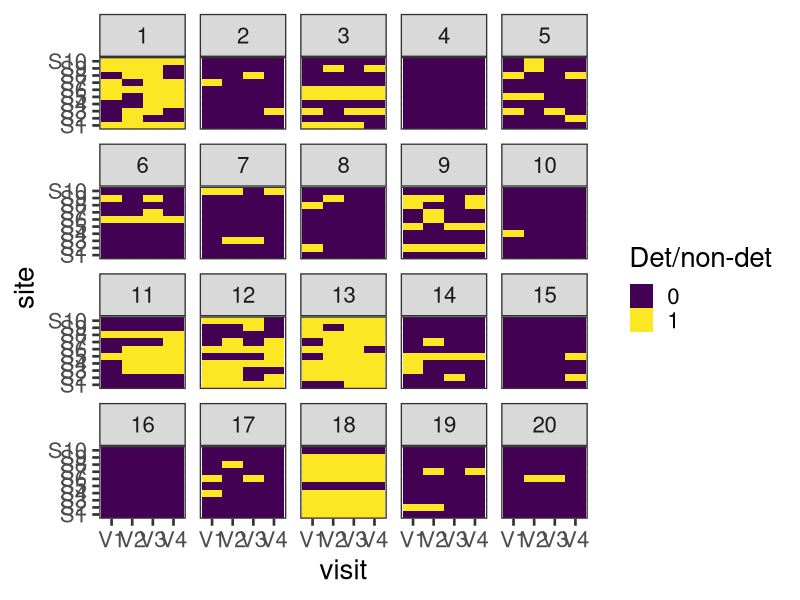
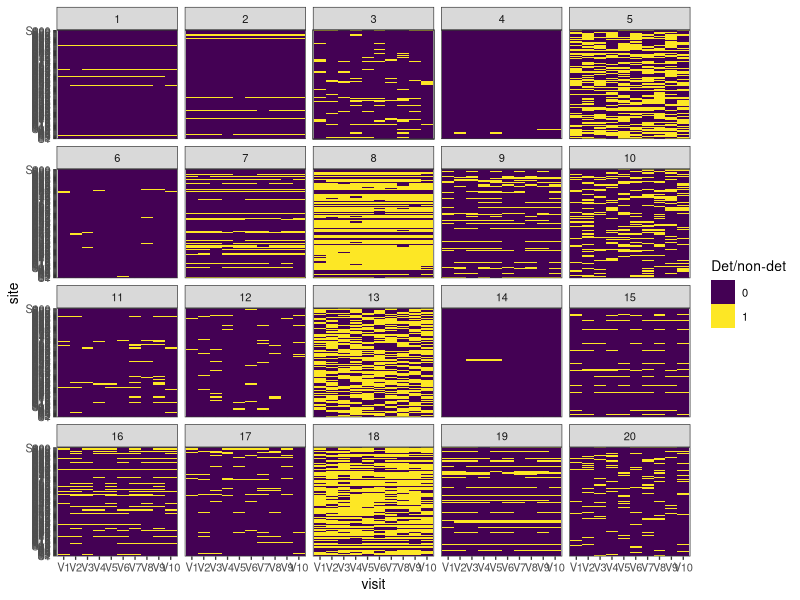
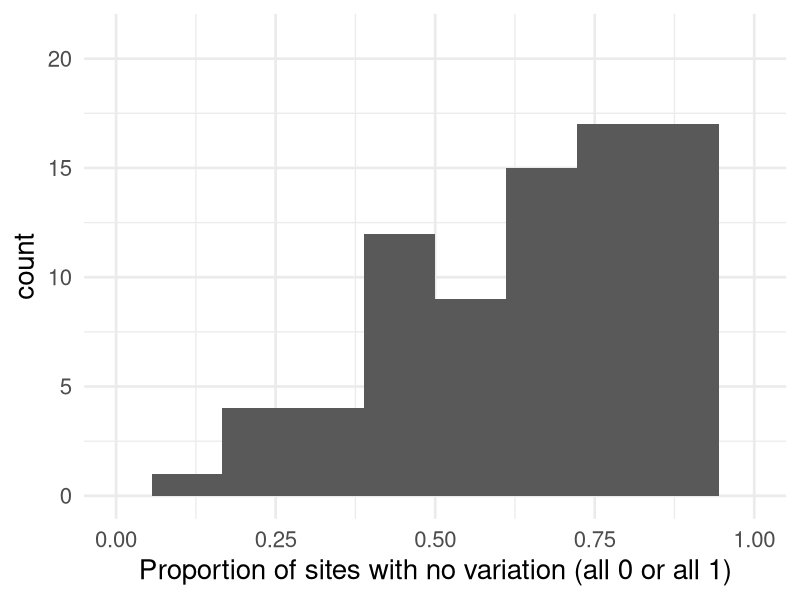
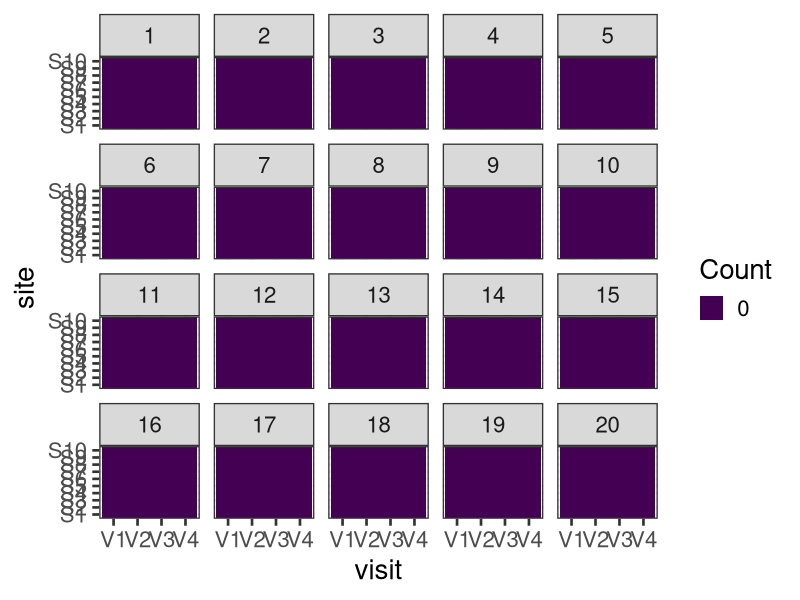
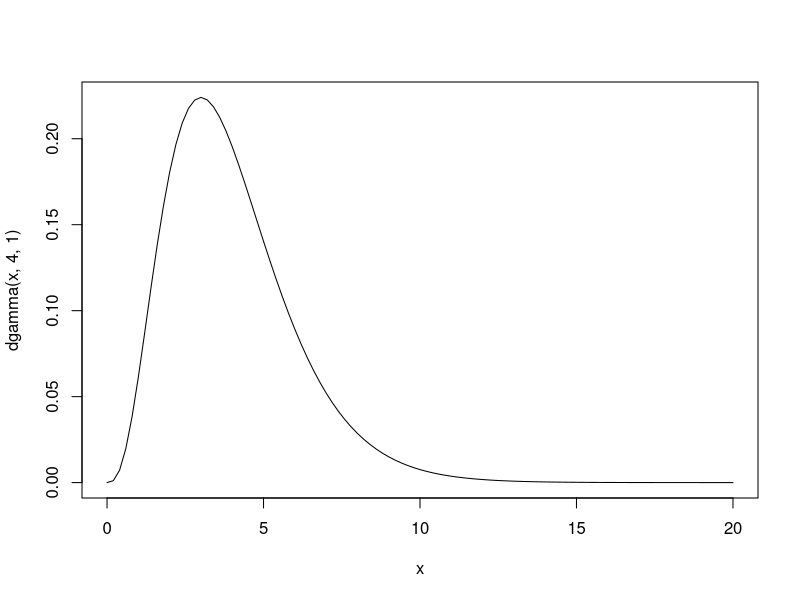

Write the R code that produced these figures, in order. (Note: this script raises an error after producing the figures.)
#################################
##  Prior-predictive heatmaps  ##
#################################

library(tidyverse)
library(patchwork)

# sampling model for binomial RV
gen_binom <- function(z, p, nvisit){
  out <- rbinom(n = nvisit, size = 1, prob = z*p)
}

################################
## Standard occupancy model #### 
################################
# function to generate prior predictive data under 
# Z_i ~ Bern(psi), i = 1,2,3,...,nsite
# Y_{i,1:j}|Z_i ~ Binom(n = nvisit, prob = p*z_i), j = 1,2,...,nvisit
# psi ~ beta(a_psi,b_psi)
# p ~ beta(a_p, b_p)

prior_pred_y <- function(a_psi = 1, b_psi = 1, 
                         a_p = 1, b_p = 1, 
                         nsite = 10, nvisit = 4){
  # priors
  psi <- rbeta(n = 1, shape1 = a_psi, shape2 = b_psi)
  p <- rbeta(n = 1, shape1 = a_p, shape2 = b_p)
  
  # generate data 
  z <- rbinom(n = nsite, size = 1, prob = psi)
  y <- matrix(nrow = nsite, ncol = nvisit)
  y <- t(apply(cbind(z), 1, gen_binom, p = p, nvisit = nvisit))
  out <- list(dg_psi = psi, dg_p = p, y = y, z = z)
  return(out)
}

# prior predictive datasets for user-provided priors on psi and p
prior_pred_occu <- function(nsim, 
                            a_psi = 1, b_psi = 1, 
                            a_p = 1, b_p = 1, 
                            nsite = 10, nvisit = 4){
  pp_occu <- rep(NA, nsim)
  pp_det <- rep(NA, nsim)
  plot_df <- tibble::tibble()
  for(i in 1:nsim){
    prior_gen <- prior_pred_y(a_psi = a_psi, 
                              b_psi = b_psi, 
                              a_p = a_p, b_p = b_p, 
                              nsite = nsite, 
                              nvisit = nvisit)
    
    # these are not correct ests, just thinking about viz 
    ppy <- data.frame(prior_gen$y)
    names(ppy) <- paste0("V", 1:nvisit)
    naive_det <- apply(ppy, 1, sum)/nvisit
    pp_det[i] <- mean(naive_det[which(naive_det > 0)])
    pp_occu[i] <- mean(apply(ppy, 1, sum) > 0)
    
    df_pp <- ppy |>
      dplyr::mutate(site = factor(paste0("S", 1:nsite), 
                                  levels = paste0("S", 1:nsite)), 
                    iter = i, 
                    z_state = prior_gen$z) |>
      tidyr::pivot_longer(cols = 1:nvisit, names_to = "visit", 
                          values_to = "y")
    plot_df <- rbind(plot_df, df_pp)
  }
  out <- list(plot_df = plot_df,
              pp_occu = pp_occu,
              pp_det = pp_det)
  return(out)
}

# function for plotting heatmaps
pp_plot <- function(df){
  df |> ggplot2::ggplot(ggplot2::aes(x = visit, y = site, fill = factor(y))) +
    ggplot2::geom_tile() + scale_fill_viridis_d() +
    labs(fill = "Det/non-det") + 
    facet_wrap(~iter) 
}

# Create figure 1
set.seed(7292025)
pp_heat_occu <- prior_pred_occu(20)

pp_heat_occu$plot_df |> 
  pp_plot() + 
  theme_bw(base_size = 20) 

# how does this translate visually for more sites and more visits? 
set.seed(10126)
pp_heat_occu_more_site_visits <- prior_pred_occu(nsim = 20, nvisit = 10, nsite = 100)

# visually still quite useful
pp_heat_occu_more_site_visits$plot_df |> 
  # relevel sites and visits
  mutate(site = factor(site, levels = paste0("S", 1:100)), 
         visit = factor(visit, levels = paste0("V", 1:10))) |> 
  pp_plot() + 
  theme_bw(base_size = 10) 


# Create figure 2 
# function for summarizing the proportion of 
# sites without variation in the detection history for 
# a given set of prior predictive datasets
prior_pred_novar <- function(plot_df, ...){
  site_visit <- plot_df |> 
    group_by(site, iter) |> 
    summarise(num_y = length(unique(y)))
  df_novar <- site_visit |> 
    group_by(iter) |> 
    summarise(prop_novar = table(num_y)[1]/length(unique(site)))
  out <- df_novar |> tibble()
  return(out)
}


set.seed(72920252)
# generate 100 pp datasets with n = 10, J = 4
# p ~ beta(1,1) and psi ~ beta(1,1) (default settings for args in prior_pred_occu)
pp_occu_novar <- prior_pred_occu(100)

# run prior-predictive assessment with T = # of sites with dh of (0,0,0,0) or (1,1,1,1)
novar <- prior_pred_novar(pp_occu_novar$plot_df)

# create visualization (Fig 2)
novar |> ggplot(aes(x = prop_novar)) + 
  geom_histogram(bins = 10) + 
  theme_minimal(base_size = 20) +
  xlab("Proportion of sites with no variation (all 0 or all 1)") + 
  xlim(c(0,1)) 


######################### 
## N-mixture models. ####
#########################

# sampling model for typical N-mixture models
# the paper focuses on the two options for the distribution 
# of the state process model Poisson/Binomial and NegativeBinomial/Binomial 
# N-mixture models.
# this function is general enough to also consider Poisson/Poisson N-mixture models
# Poisson/binomial 
# N ~ Poisson(lambda)
# Y|N= n ~ Binomial(n, p)

# Negative Binomial state 
# N ~ NegativeBinomial(mu sigma)
# Y|N= n ~ Binomial(n, p)

# Poisson/Poisson 
# N ~ Piosson(lamba)
# Y|N = n ~ Piosson(phi*lambda)
gen_nmix <- function(nsite = 10, nvisit = 4, p = 0.5, phi = 0.5, sig_nb = 1, 
                     lambda = 12, lhood = "pois", obs = "binom"){
  if (lhood == "pois"){ 
    n <- rpois(n  = nsite, lambda = lambda)
    if (obs == "binom"){
      ct <- apply(cbind(n),1, function(x){rbinom(n = nvisit, size = x, prob = p)}) 
      out <- list(y = t(ct), n = n, p = p, lambda = lambda)
    } else{
      ct <- apply(cbind(n),1, function(x){rpois(n = nvisit, lambda = x*phi)})
      out <- list(y = t(ct), n = n, phi = phi, lambda = lambda)
    } 
  } else {
    # Neg binomial process model
    n <- rnbinom(n = nsite, size = sig_nb, mu = lambda)
    # binomial obs model 
    ct <- apply(cbind(n),1, function(x){rbinom(n = nvisit, size = x, prob = p)})  
    out <- list(y = t(ct), n = n, lambda = lambda, sig_nb = sig_nb)
  }
  
  message(paste("state model:", lhood))
  message(paste("obs model:", obs))
  return(out)
}

# prior pred nmix; "default priors" from Kery and Royle (2016)
# lambda ~ gamma(0.001, 0.001)
# p ~ beta(1,1)
# no priors in book for NB because they use RE to induce OD in their Bayesian analysis, 
# spAbundance uses, mu ~ gamma(0.001, 0.001) sigma ~ unif(0,100) 

## FUNCTION: prior_pred_y_nmix
##      args: hyper prior values for all potential priors 
##.           in typical nmix models std, negbinom, pois-pois
##      RETURNS: prior predicted data based on model specification
prior_pred_y_nmix <- function(a_lambda = 0.001, b_lambda = 0.001, 
                              a_p = 1, b_p = 1, 
                              nsite = 10, nvisit = 4, 
                              a_phi = 1, b_phi = 1, 
                              a_sig_nb = 0, b_sig_nb = 100,  
                              lhood = "pois", obs = "binom"){
  # generate pp data for pois-binom or pois-pois
  if (lhood == "pois"){ 
    # get draw from prior for pois samp model 
    lambda <- rgamma(n = 1, shape = a_lambda, rate = b_lambda)
    if (obs == "binom"){
      # pois binom prior
      p <- rbeta(n = 1, shape1 = a_p, shape2 = b_p)
      # generate pp data
      pp_dat <- gen_nmix(nsite = nsite, nvisit = nvisit, p = p, lambda = lambda, 
                         lhood = lhood, obs = obs)
      out <- pp_dat
    } else{
      # pois-pois priors
      phi <- rbeta(n = 1, shape1 = a_phi, shape2 = b_phi)  
      pp_dat <- gen_nmix(nsite = nsite, nvisit = nvisit, phi = phi , lambda = lambda, 
                         lhood = lhood, obs = obs)
      out <- pp_dat
    } 
    # generate pp data for nbinom-binom
  } else {
    # Neg binomial priors 
    lambda <- rgamma(n = 1, shape = a_lambda, rate = b_lambda)
    # prior for sigma used in spAbundance (doser 2023) is uniform 0, 100 
    sig_nb <- runif(1, a_sig_nb, b_sig_nb)
    # prior for p in detection process
    p <- rbeta(n = 1, shape1 = a_p, shape2 = b_p)
    # binomial obs model 
    pp_dat <- gen_nmix(nsite = nsite, nvisit = nvisit, p = p, lambda = lambda, 
                       sig_nb = sig_nb, 
                       lhood = lhood, obs = obs)
    out <- pp_dat
  }
  return(out)
}

## Generate many prior predictive dists
prior_pred_nmix <- function(nsim, 
                            a_lambda = 0.001, b_lambda = 0.001, 
                            a_p = 1, b_p = 1, 
                            a_phi = 1, b_phi = 1, 
                            a_sig_nb = NULL, b_sig_nb = NULL, 
                            nsite = 10, nvisit = 4, lhood = "pois", obs = "binom"){
  pp_n <- matrix(NA, nrow = nsim, ncol = nsite)
  pp_det <- rep(NA, nsim)
  plot_df <- tibble::tibble()
  for(i in 1:nsim){
    prior_gen <- suppressMessages(prior_pred_y_nmix(a_lambda = a_lambda, b_lambda = b_lambda,
                                                    a_p = a_p, b_p = b_p, nsite = nsite, nvisit = nvisit, 
                                                    a_phi = a_phi, b_phi = b_phi, 
                                                    a_sig_nb = a_sig_nb, b_sig_nb = b_sig_nb, 
                                                    lhood = lhood, obs = obs))
    
    ppy <- data.frame(prior_gen$y)
    names(ppy) <- paste0("V", 1:nvisit)
    pp_n[i, ] <- apply(prior_gen$y,1, mean) # prior_gen matrix will allow mean b/c homogenous class
    df_pp <- ppy |>
      dplyr::mutate(site = factor(paste0("S", 1:nsite), 
                                  levels = paste0("S", 1:nsite)), 
                    iter = i, 
                    n_state = prior_gen$n) |>
      tidyr::pivot_longer(cols = 1:nvisit, names_to = "visit", 
                          values_to = "y")
    plot_df <- rbind(plot_df, df_pp)
  }
  out <- list(plot_df = plot_df,
              pp_n = pp_n,
              pp_det = pp_det)
  message(paste("state model:", lhood))
  message(paste("obs model:", obs))
  return(out)
}

pp_plot_nmix <- function(df){
  df |> ggplot2::ggplot(ggplot2::aes(x = visit, y = site, fill = factor(y))) +
    ggplot2::geom_tile() + scale_fill_viridis_d() +
    labs(fill = "Count") + 
    facet_wrap(~iter)
}

# Create Figure 3
# generate 20 pp datasets with n = 10, J = 4
# p ~ beta(1,1) and mu ~ gamma(0.001, 0.001) (default settings for args in prior_pred_occu)
set.seed(52827)
pp_nmix <- prior_pred_nmix(nsim = 20)
pp_nmix$plot_df |> 
  pp_plot_nmix()+ 
  theme_bw(base_size = 20) 

# How does the prior predictive dataset change when different priors are chosen 
# hard to disentangle lambda and p, so start by manipulating lambda 
# Create figure 4
# generate 20 pp datasets with n = 10, J = 4
# p ~ beta(1,1) and mu ~ gamma(4, 1) 
# (expect prior to contribute 4 in total count per one unit of effort) 
# look at gamma prior 
curve(dgamma(x, 4, 1), from = 0, to = 20)
set.seed(10126)
pp_nmix2 <- prior_pred_nmix(nsim = 20, a_lambda = 4, b_lambda = 1)
p1_nmix <- pp_nmix2$plot_df |> 
  pp_plot_nmix()+ 
  theme_bw(base_size = 20) + 
  theme(legend.position = "bottom") + 
  labs(title = TeX("$\\lambda \\sim$ Gamma(4, 1), $p \\sim$ Beta(1,1)"))
# generate 20 pp datasets with n = 10, J = 4
# p ~ beta(1,2) and mu ~ gamma(4, 1) 
# prior on p contributes 9 successes for every 10 
# look at beta prior
curve(dbeta(x, 9, 1), from = 0, to = 1)
pp_nmix3 <- prior_pred_nmix(nsim = 20, a_lambda = 4, b_lambda = 1, 
                            a_p = 9, b_p = 1)
p2_nmix <- pp_nmix3$plot_df |> 
  pp_plot_nmix() +
  theme_bw(base_size = 20)  + 
  theme(legend.position = "bottom") + 
  labs(title = TeX("$\\lambda \\sim$ Gamma(4, 1), $p \\sim$ Beta(9,1)"))

p1_nmix + p2_nmix

ggsave("figure4.png", height = 15, width = 20)



########################################################
## Other examples: not included in proceedings paper. ##
########################################################

###############
## N-mixture ##
###############

# Poisson, binom 
# Another set of 20 with default priors 
set.seed(52826)
test <- prior_pred_nmix(nsim = 20)
test$plot_df |> 
  pp_plot_nmix() + 
  theme_bw(base_size = 20) 

# Negative binomial, binom N-mix 
# default priors from spabundance 
set.seed(73026)
test <- prior_pred_nmix(nsim = 20, lhood = "nbinom", a_sig_nb = 0, b_sig_nb = 100)
test$plot_df |> 
  pp_plot_nmix() + 
  theme_bw(base_size = 20)

# Prior predictive check, max count could be interesting
# for comparing different sampling models. Might expect NBinom to 
# produce more variation in max count
prior_pred_max_count <- function(plot_df, ...){
  df_max <- plot_df |> 
    group_by(iter) |> 
    summarise(max_y = max(y))
  return(df_max)
}

# prior check, 1000 pp datasets Poisson-Nmix with default priors
set.seed(10126)
pp_max <- prior_pred_nmix(nsim = 1000)
df_pp_max <- prior_pred_max_count(pp_max$plot_df)

p1 <- df_pp_max |> 
  ggplot(aes(x = max_y)) + 
  geom_histogram() + 
  labs(title = "Poisson, Nmix")

# compare to 1000 pp datasets. NegBinom N-mix with defalut priors
pp_max_nb <- prior_pred_nmix(nsim = 1000, lhood = "nbinom", a_sig_nb = 0, b_sig_nb = 100)

p2 <- pp_max_nb$plot_df |> 
  prior_pred_max_count() |>
  ggplot(aes(x = max_y)) + 
  geom_histogram() + 
  labs(title = "Negative Binomial, Nmix")

# Not seeing too much difference in max count over 1000 pp datasets
p1 + p2

### Comparison of max count sin pp datasets across Poisson-Nmix and NBinom-Nmix 
# prior check, 100 pp datasets Poisson-Nmix with default priors
